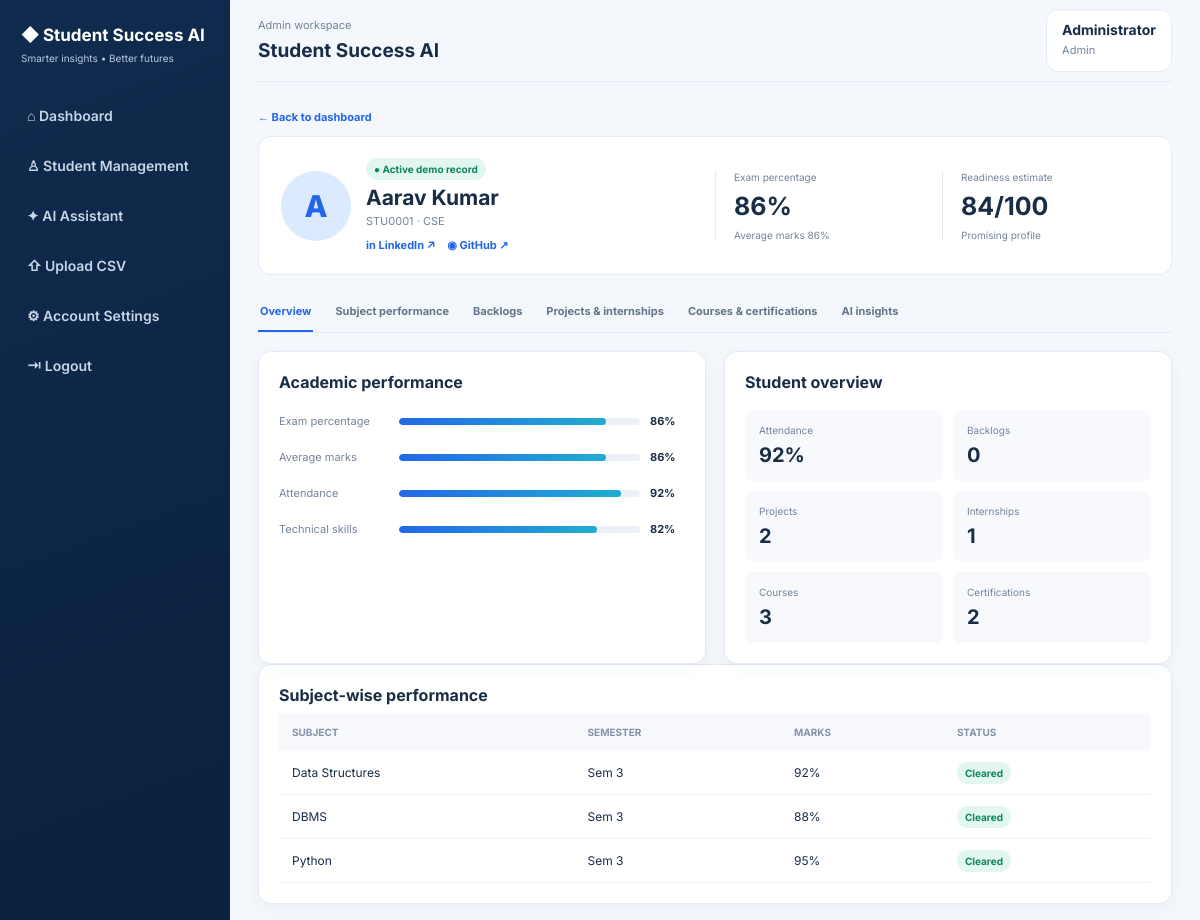
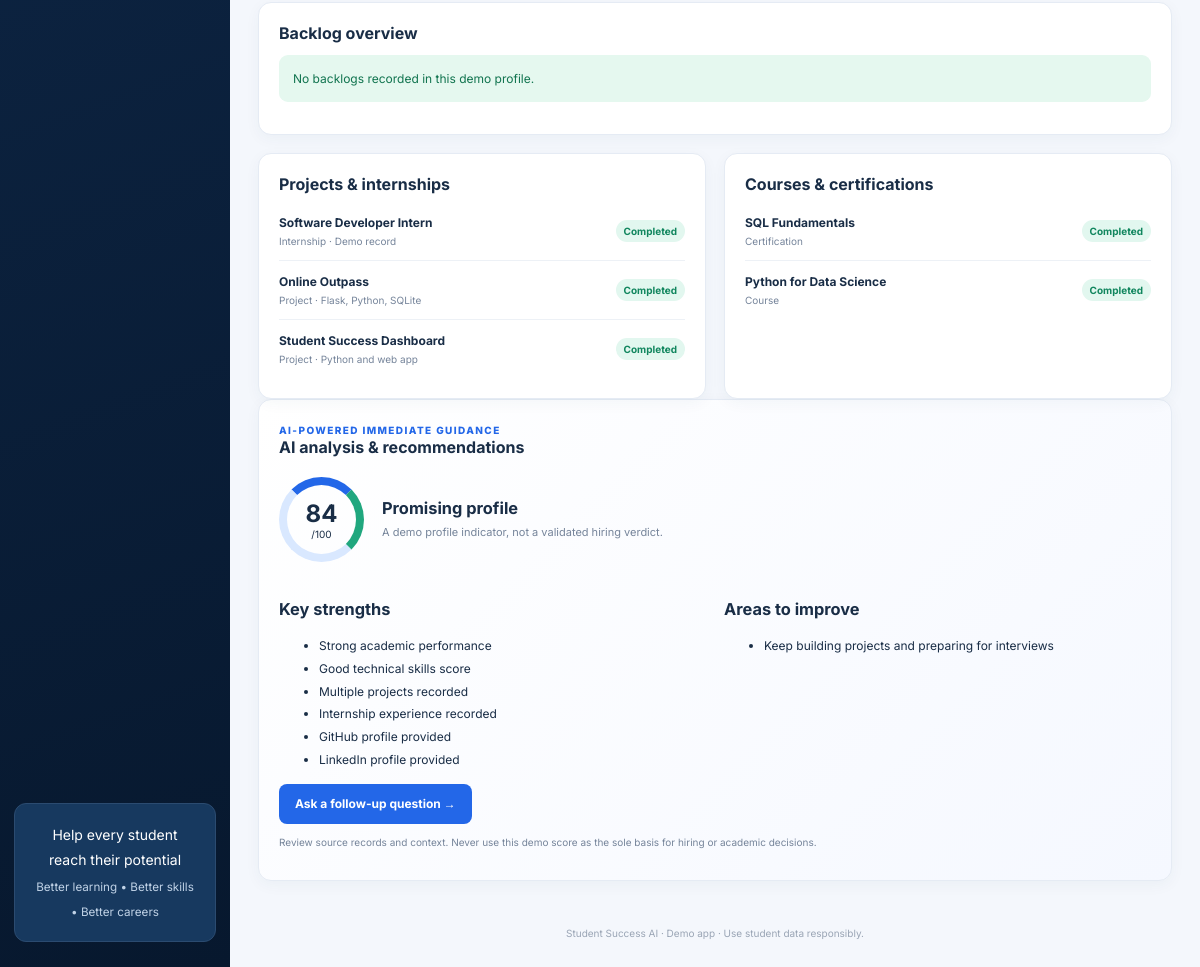
Page /student/STU0001 (signed in) on the committed database (2 pictures, top to bottom).
### tables this page shows
CREATE TABLE users(id INTEGER PRIMARY KEY,username TEXT UNIQUE,password_hash TEXT,role TEXT,student_id TEXT,display_name TEXT);

CREATE TABLE students(student_id TEXT PRIMARY KEY,student_name TEXT,department TEXT,attendance_pct REAL DEFAULT 0,average_marks REAL DEFAULT 0,skills_score REAL DEFAULT 0,backlogs INTEGER DEFAULT 0,projects INTEGER DEFAULT 0,internships INTEGER DEFAULT 0,courses INTEGER DEFAULT 0,certifications INTEGER DEFAULT 0,linkedin_url TEXT DEFAULT '',github_url TEXT DEFAULT '',exam_percentage REAL DEFAULT 0);

CREATE TABLE subjects(id INTEGER PRIMARY KEY,student_id TEXT,subject TEXT,marks REAL,semester TEXT,backlog_status TEXT);

CREATE TABLE activities(id INTEGER PRIMARY KEY,student_id TEXT,category TEXT,title TEXT,status TEXT,details TEXT);

### app.py (the view)
@app.route('/student/<sid>')
def student(sid):
 u=who()
 if not u:return redirect(url_for('login'))
 if u['role'] not in ('admin','staff') and u['student_id']!=sid: flash('You can only view your linked student account.','error'); return redirect(url_for('dashboard'))
 s,subjects,activities=get_detail(sid)
 if not s: flash('Student not found.','error'); return redirect(url_for('dashboard'))
 return render_template('student.html',user=u,s=s,subjects=subjects,activities=activities,ai=analyze(s))

### app.py (called while the page is built)
def db():
 c=sqlite3.connect(DB); c.row_factory=sqlite3.Row; return c

def who():
 if not session.get('uid'): return None
 with db() as c: return c.execute('SELECT * FROM users WHERE id=?',(session['uid'],)).fetchone()

def get_detail(sid):
 with db() as c: return (c.execute('SELECT * FROM students WHERE student_id=?',(sid,)).fetchone(),c.execute('SELECT * FROM subjects WHERE student_id=?',(sid,)).fetchall(),c.execute('SELECT * FROM activities WHERE student_id=? ORDER BY category',(sid,)).fetchall())

### templates/student.html
{% extends "base.html" %}{% block content %}<a class="back" href="{{url_for('dashboard')}}">← Back to dashboard</a><section class="hero"><div class="identity"><div class="studentavatar">{{s['student_name'][0]}}</div><div><span class="badge ok">● Active demo record</span><h1>{{s['student_name']}}</h1><p>{{s['student_id']}} · {{s['department']}}</p><div class="links">{% if s['linkedin_url'] %}<a href="{{s['linkedin_url']}}" target="_blank" rel="noopener">in LinkedIn ↗</a>{% else %}<span>LinkedIn not provided</span>{% endif %}{% if s['github_url'] %}<a href="{{s['github_url']}}" target="_blank" rel="noopener">◉ GitHub ↗</a>{% else %}<span>GitHub not provided</span>{% endif %}</div></div></div><div class="heroMetric"><small>Exam percentage</small><strong>{{s['exam_percentage']|round|int}}%</strong><small>Average marks {{s['average_marks']|round|int}}%</small></div><div class="heroMetric"><small>Readiness estimate</small><strong>{{ai['score']}}/100</strong><small>{{ai['status']}}</small></div></section><div class="tabs"><a href="#overview">Overview</a><a href="#subjects">Subject performance</a><a href="#backlogs">Backlogs</a><a href="#experience">Projects & internships</a><a href="#courses">Courses & certifications</a><a href="#insights">AI insights</a></div><div class="twocol" id="overview"><section class="panel"><h2>Academic performance</h2>{% for label,val in [('Exam percentage',s['exam_percentage']),('Average marks',s['average_marks']),('Attendance',s['attendance_pct']),('Technical skills',s['skills_score'])] %}<div class="barrow"><span>{{label}}</span><div class="bar"><i style="width:{{[val,100]|min}}%"></i></div><b>{{val|round|int}}%</b></div>{% endfor %}</section><section class="panel"><h2>Student overview</h2><div class="metrics">{% for label,val in [('Attendance',s['attendance_pct']|round|int|string+'%'),('Backlogs',s['backlogs']),('Projects',s['projects']),('Internships',s['internships']),('Courses',s['courses']),('Certifications',s['certifications'])] %}<div><small>{{label}}</small><b>{{val}}</b></div>{% endfor %}</div></section></div><section class="panel" id="subjects"><h2>Subject-wise performance</h2><div class="tablewrap"><table><thead><tr><th>Subject</th><th>Semester</th><th>Marks</th><th>Status</th></tr></thead><tbody>{% for x in subjects %}<tr><td>{{x['subject']}}</td><td>{{x['semester']}}</td><td>{{x['marks']|round|int}}%</td><td><span class="badge {% if x['backlog_status']=='Pending' %}warn{% else %}ok{% endif %}">{{x['backlog_status']}}</span></td></tr>{% else %}<tr><td colspan="4">No subject records yet.</td></tr>{% endfor %}</tbody></table></div></section><section class="panel" id="backlogs"><h2>Backlog overview</h2>{% if s['backlogs'] %}<p class="callout warn">{{s['backlogs']}} recorded backlog(s). Make a subject-by-subject plan with faculty guidance.</p>{% else %}<p class="callout ok">No backlogs recorded in this demo profile.</p>{% endif %}</section><div class="twocol" id="experience"><section class="panel"><h2>Projects & internships</h2>{% for x in activities if x['category'] in ['Project','Internship'] %}<div class="activity"><div><b>{{x['title']}}</b><small>{{x['category']}} · {{x['details']}}</small></div><span class="badge {% if x['status']=='Completed' %}ok{% else %}warn{% endif %}">{{x['status']}}</span></div>{% else %}<p class="muted">No records added.</p>{% endfor %}</section><section class="panel" id="courses"><h2>Courses & certifications</h2>{% for x in activities if x['category'] in ['Course','Certification'] %}<div class="activity"><div><b>{{x['title']}}</b><small>{{x['category']}}</small></div><span class="badge {% if x['status']=='Completed' %}ok{% else %}warn{% endif %}">{{x['status']}}</span></div>{% else %}<p class="muted">No records added.</p>{% endfor %}</section></div><section class="panel aiPanel" id="insights"><small class="eyebrow">AI-POWERED IMMEDIATE GUIDANCE</small><h2>AI analysis & recommendations</h2><div class="score"><div><strong>{{ai['score']}}</strong><small>/100</small></div><div><h3>{{ai['status']}}</h3><p class="muted">A demo profile indicator, not a validated hiring verdict.</p></div></div><div class="twocol"><div><h3>Key strengths</h3><ul>{% for x in ai['strengths'] %}<li>{{x}}</li>{% endfor %}</ul></div><div><h3>Areas to improve</h3><ul>{% for x in ai['improvements'] %}<li>{{x}}</li>{% endfor %}</ul></div></div><a class="btn primary" href="{{url_for('ai')}}">Ask a follow-up question →</a><p class="muted tiny">Review source records and context. Never use this demo score as the sole basis for hiring or academic decisions.</p></section>{% endblock %}

### templates/base.html
<!doctype html><html><head><meta charset="utf-8"><meta name="viewport" content="width=device-width,initial-scale=1"><title>Student Success AI</title><link rel="stylesheet" href="{{url_for('static',filename='style.css')}}"></head><body>{% if user %}<aside class="sidebar"><div class="brand"><b>◆ Student Success AI</b><small>Smarter insights • Better futures</small></div><nav><a href="{{url_for('dashboard')}}">⌂ Dashboard</a><a href="{{url_for('dashboard')}}">♙ Student Management</a><a href="{{url_for('ai')}}">✦ AI Assistant</a>{% if user['role']=='admin' %}<a href="{{url_for('upload')}}">⇧ Upload CSV</a>{% endif %}{% if user['role'] in ['admin','staff'] %}<a href="{{url_for('settings')}}">⚙ Account Settings</a>{% endif %}<a href="{{url_for('logout')}}">⇥ Logout</a></nav><div class="side-note">Help every student reach their potential<br><small>Better learning • Better skills • Better careers</small></div></aside>{% endif %}<main class="{% if user %}main{% else %}login-main{% endif %}">{% if user %}<header class="topbar"><div><small>{{user['role']|title}} workspace</small><h2>Student Success AI</h2></div><div class="userpill"><b>{{user['display_name']}}</b><small>{{user['role']|title}}</small></div></header>{% endif %}{% with msgs=get_flashed_messages(with_categories=true) %}{% for cat,msg in msgs %}<div class="flash {{cat}}">{{msg}}</div>{% endfor %}{% endwith %}{% block content %}{% endblock %}<footer>Student Success AI · Demo app · Use student data responsibly.</footer></main></body></html>

### rows in the picture
users: role "Admin", display_name "Administrator"
students: student_name "A", student_name "Aarav Kumar", student_id "STU0001", department "CSE", exam_percentage "86", average_marks "86", label "Exam percentage", {{ [val,100]|min }} 86.0 (drawn), label "Average marks", label "Attendance", {{ [val,100]|min }} 92.0 (drawn), attendance_pct "92", label "Technical skills", {{ [val,100]|min }} 82.0 (drawn), skills_score "82"
subjects: subject "Data Structures", semester "Sem 3", marks "92", backlog_status "Cleared"
subjects: subject "DBMS", semester "Sem 3", marks "88", backlog_status "Cleared"
subjects: subject "Python", semester "Sem 3", marks "95", backlog_status "Cleared"
activities: title "Software Developer Intern", category "Internship", details "Demo record", status "Completed"
activities: title "Online Outpass", category "Project", details "Flask, Python, SQLite", status "Completed"
activities: title "Student Success Dashboard", category "Project", details "Python and web app", status "Completed"
activities: title "SQL Fundamentals", category "Certification", status "Completed"
activities: title "Python for Data Science", category "Course", status "Completed"

### other values in the picture
{{ ai['score'] }} "84"
{{ ai['status'] }} "Promising profile"
{{ label }} "Attendance" "Backlogs" "Projects" "Internships" "Courses" "Certifications"
{{ val }} "92%" "0" "2" "1" "3" "2"
{{ x }} "Strong academic performance" "Good technical skills score" "Multiple projects recorded" "Internship experience recorded" "GitHub profile provided" "LinkedIn profile provided"
{{ x }} "Keep building projects and preparing for interviews"
